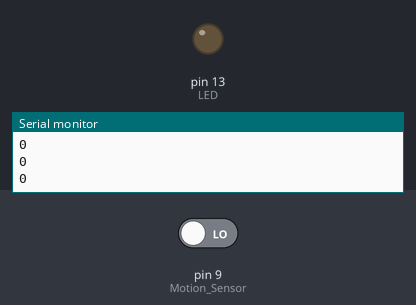
Simulated run of this sketch. Board: Arduino Uno, built with avr-gcc and run on an emulated ATmega328P. On the bench: output pins drawn as LEDs (lit = HIGH), the last lines printed to the serial monitor. Inputs (shaded band) come from the test bench; at power-on: pin 9 (Motion_Sensor) LOW.

Above: at 1.2 s.
1.3 s: pin 9 (Motion_Sensor) driven HIGH
At 2.1 s:
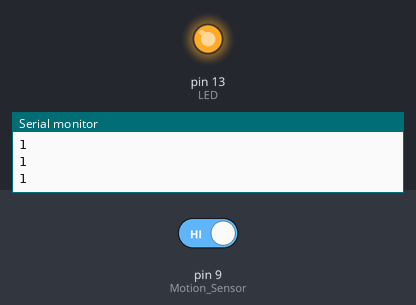
2.9 s: pin 9 (Motion_Sensor) driven LOW
At 3.3 s:
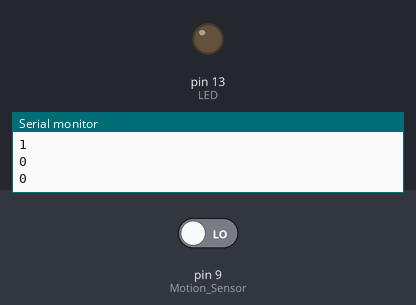
Timing chart, 0 to 5.9 s (numbered marks = the images above; inputs shaded):
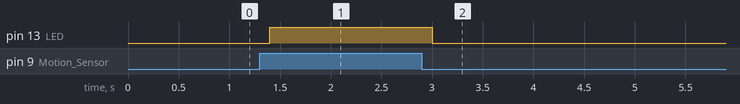

Measured:
- after the input at 1.3 s, pin 13 (LED): LOW → HIGH after 0.10 s
- after the input at 2.9 s, pin 13 (LED): HIGH → LOW after 0.10 s

The sketch:

PIR_Motion_sensor_test.ino
```cpp
int Motion_Sensor = 9;
int LED = 13;
int reading;

void setup()
{
  Serial.begin(9600);
  pinMode(LED,OUTPUT);
  pinMode(Motion_Sensor,INPUT);
}

void loop()
{
  reading=digitalRead(Motion_Sensor);
  Serial.println(reading);
  if (reading==HIGH)
  digitalWrite(LED,HIGH);

  if(reading==LOW)
  digitalWrite(LED,LOW);
  delay(200);
}
```
